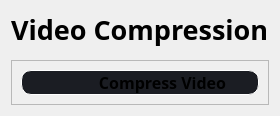
                  <widget class="QWidget" name="Compression_page">
                   <layout class="QVBoxLayout" name="verticalLayout_7">
                    <item>
                     <widget class="QLabel" name="label_3">
                      <property name="maximumSize">
                       <size>
                        <width>16777215</width>
                        <height>90</height>
                       </size>
                      </property>
                      <property name="font">
                       <font>
                        <family>Segoe UI Black</family>
                        <pointsize>20</pointsize>
                        <weight>75</weight>
                        <bold>true</bold>
                       </font>
                      </property>
                      <property name="text">
                       <string>Video Compression</string>
                      </property>
                     </widget>
                    </item>
                    <item>
                     <widget class="QFrame" name="frame_3">
                      <property name="styleSheet">
                       <string notr="true">border:2px solid white;</string>
                      </property>
                      <property name="frameShape">
                       <enum>QFrame::StyledPanel</enum>
                      </property>
                      <property name="frameShadow">
                       <enum>QFrame::Raised</enum>
                      </property>
                     </widget>
                    </item>
                    <item>
                     <widget class="QFrame" name="frame_4">
                      <property name="maximumSize">
                       <size>
                        <width>16777215</width>
                        <height>110</height>
                       </size>
                      </property>
                      <property name="frameShape">
                       <enum>QFrame::StyledPanel</enum>
                      </property>
                      <property name="frameShadow">
                       <enum>QFrame::Raised</enum>
                      </property>
                      <layout class="QHBoxLayout" name="horizontalLayout_9">
                       <item>
                        <widget class="QPushButton" name="btn_compressvideo">
                         <property name="minimumSize">
                          <size>
                           <width>0</width>
                           <height>0</height>
                          </size>
                         </property>
                         <property name="font">
                          <font>
                           <family>Segoe UI Black</family>
                           <pointsize>12</pointsize>
                           <weight>75</weight>
                           <bold>true</bold>
                          </font>
                         </property>
                         <property name="styleSheet">
                          <string notr="true">QPushButton {	
	
    background-repeat: no-repeat;
	border:1px solid white;
	border-radius:10px;
	background-color: rgb(27, 29, 35);
	text-align: center;
	padding-left: 45px;
}
QPushButton:hover {
	background-color: rgb(33, 37, 43);
	border-left: 28px solid rgb(33, 37, 43);
}
QPushButton:pressed {	
	background-color: rgb(85, 170, 255);
	border-left: 28px solid rgb(85, 170, 255);
}</string>
                         </property>
                         <property name="text">
                          <string>Compress Video</string>
                         </property>
                        </widget>
                       </item>
                      </layout>
                     </widget>
                    </item>
                   </layout>
                  </widget>
